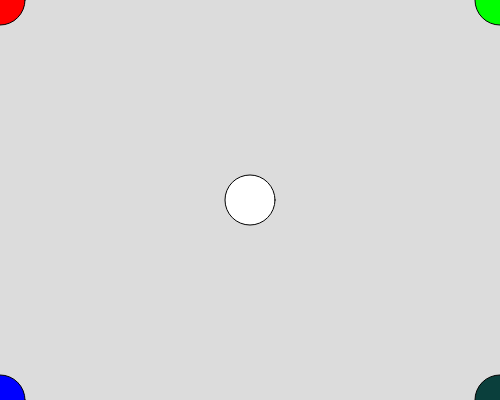
Frame 1 (no input)
Frame 60 (no input): identical to frame 1, image omitted
Frame 120 (the mouse pressed at the canvas centre since frame 60): identical to frame 1, image omitted

The p5.js sketch that drew this single still picture (run headless with seeded random() and noise() and a simulated clock; from frame 60 on, the mouse is pressed at the canvas centre):

// p5.js sketch
// ── sketch.js
// Coordinate Systems
// Kyle MacLean
// September 11, 2024
// Looking at how corrdinates work in p5.js


function setup() {
  print("Setup runs once, at the start.")
  createCanvas(500, 400);
}

function draw() {
  // runs over and over (targetting 60fps)
  // when possible, keep draw() short
  background(220);

  circles()
}

function circles() {
  // draw some circles
    fill(255, 0, 0); // fill circles with color
    circle(0, 0, 50); // top left
  
    fill(0, 255, 0);
    circle(width, 0, 50); // top right
  
    fill(0, 0, 255);
    circle(0, height, 50); // bottom left
  
    fill(10, 63, 60);
    circle(width, height, 50); // bottom right
  
    fill(255, 255, 255);
    circle(width/2, height/2, 50); // center
}
